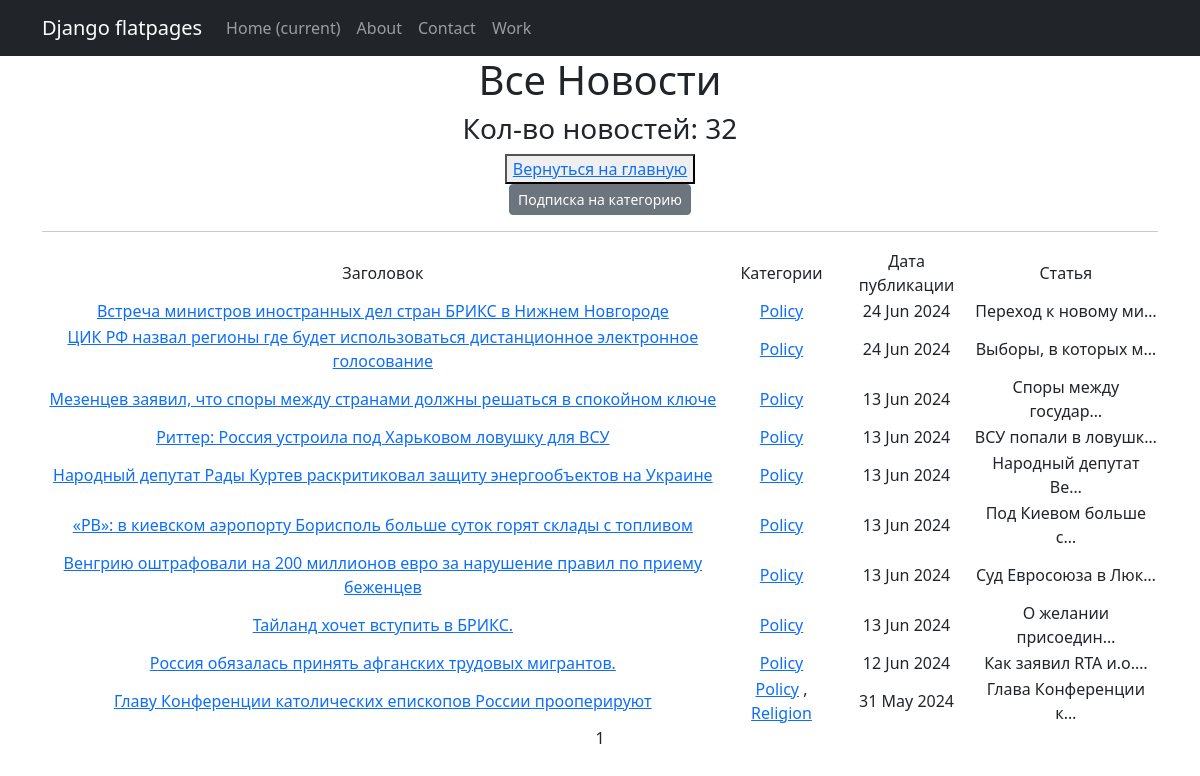
Screenshot of /categories/1 with the database file from the repository.
### News/models.py (models this page shows, shortened)
class Post(models.Model):
    news = 'NE'
    article = 'AR'
    POST_TIPE = [
        (news, "Новость"),
        (article, 'Статья')
    ]
    post_time_in = models.DateTimeField(auto_now_add=True)
    post_type = models.CharField(max_length=2, choices=POST_TIPE)
    title = models.CharField(max_length=255, default='None')
    post_text = models.TextField(default="Здесь пока никто ничего не написал.")
    post_rating = models.IntegerField(default=0)
    author_id = models.ForeignKey(Author, on_delete=models.CASCADE)
    categories = models.ManyToManyField(Category, through='PostCategory', related_name='post')

class Category(models.Model):
    name = models.CharField(max_length=255, unique=True)
    subscribers = models.ManyToManyField(User, blank=True, related_name='categories')
    def __str__(self):
        return self.name.title()

### News/views.py (the view)
# urls.py: path('categories/<int:pk>', CategoryList.as_view(), name='category_list'),
class CategoryList(PostsList):
    model = Post
    template_name = 'news/category_list.html'
    context_object_name = 'category_news_list'
    def get_queryset(self):
        self.category = get_object_or_404(Category, id=self.kwargs['pk'])
        queryset = Post.objects.filter(categories=self.category).order_by('-post_time_in')
        return queryset
    def get_context_data(self, **kwargs):
        context = super().get_context_data(**kwargs)
        context['is_subscriber'] = self.request.user in self.category.subscribers.all()
        context['is_not_subscriber'] = self.request.user not in self.category.subscribers.all()
        context['category'] = self.category
        return context

### News/views.py (called while the page is built)
    def get_context_data(self, **kwargs):
        context = super().get_context_data(**kwargs)
        news_list = Post.objects.all()
        context['news'] = news_list
        context['is_author'] = self.request.user.groups.filter(name='authors').exists()
        return context

### templates/news/category_list.html (shortened to what this page needs)
{% extends 'flatpages/default.html' %}
{% load custom_filters %}
{% load custom_tags %}
{% block content %}
   <h1>Все Новости</h1>
    <h3> Кол-во новостей: {{ news|length }}</h3>
    <button> <a href="{% url 'posts_list' %}"> Вернуться на главную</a> </button>
    {% if is_not_subscriber %}
        <p class="text-center"><a href="{% url 'subscribe' category.id%}" class="btn btn-secondary btn-sm">Подписка на категорию</a></p>
    {% elif is_subscriber %}
        <p class="text-center"><a href="{% url 'unsubscribe' category.id%}" class="btn btn-secondary btn-sm">Отписаться от категории</a></p>
    {% endif %}
   <hr>
   {% if category_news_list %}
       <table>
           <tr>
               <td>Заголовок</td>
               <td>Категории</td>
               <td>Дата публикации</td>
               <td>Статья</td>
           </tr>
           {% for post in category_news_list %}
           <tr>
               <td><a href="{% url 'post_detail' post.id %}"> {{ post.title }}</a></td>
               <td>
                   {% for category in post.categories.all %}
                       <a href="{% url 'category_list' category.id %}"> {{ category }}</a>
                        {% if not forloop.last %}, {% endif %}
                    {% endfor %}
               </td>
               <td>{{ post.post_time_in|date:'d M Y'  }}</td>
               <td>{{ post.post_text| truncatechars:20 }}</td>
           </tr>
           {% endfor %}
       </table>
   {% else %}
       <h2>Новостей нет нет!</h2>
   {% endif %}
   {{ page_obj.number }}
{% endblock content %}

### rows the page displays
Post: title "Встреча министров иностранных дел стран БРИКС в Нижнем Новгороде", post_time_in "24 Jun 2024", post_text "Переход к новому ми…"
Category: name "Policy"
Post: title "ЦИК РФ назвал регионы где будет использоваться дистанционное электронное голосование", post_time_in "24 Jun 2024", post_text "Выборы, в которых м…"
Post: title "Мезенцев заявил, что споры между странами должны решаться в спокойном ключе", post_time_in "13 Jun 2024", post_text "Споры между государ…"
Post: title "Риттер: Россия устроила под Харьковом ловушку для ВСУ", post_time_in "13 Jun 2024", post_text "ВСУ попали в ловушк…"
Post: title "Народный депутат Рады Куртев раскритиковал защиту энергообъектов на Украине", post_time_in "13 Jun 2024", post_text "Народный депутат Ве…"
Post: title "«РВ»: в киевском аэропорту Борисполь больше суток горят склады с топливом", post_time_in "13 Jun 2024", post_text "Под Киевом больше с…"
Post: title "Венгрию оштрафовали на 200 миллионов евро за нарушение правил по приему беженцев", post_time_in "13 Jun 2024", post_text "Суд Евросоюза в Люк…"
Post: title "Тайланд хочет вступить в БРИКС.", post_time_in "13 Jun 2024", post_text "О желании присоедин…"
Post: title "Россия обязалась принять афганских трудовых мигрантов.", post_time_in "12 Jun 2024", post_text "Как заявил RTA и.о.…"
Post: title "Главу Конференции католических епископов России прооперируют", post_time_in "31 May 2024", post_text "Глава Конференции к…"
Category: name "Religion"

### other values shown
{{ news|length }} "32"
{{ page_obj.number }} "1"
